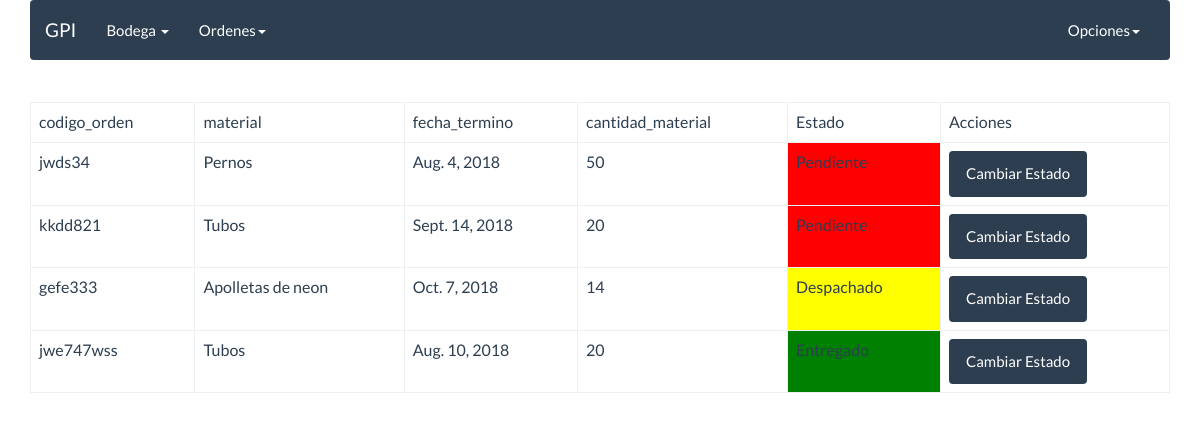
Before: /orden_material_list (signed in) with the older database file.
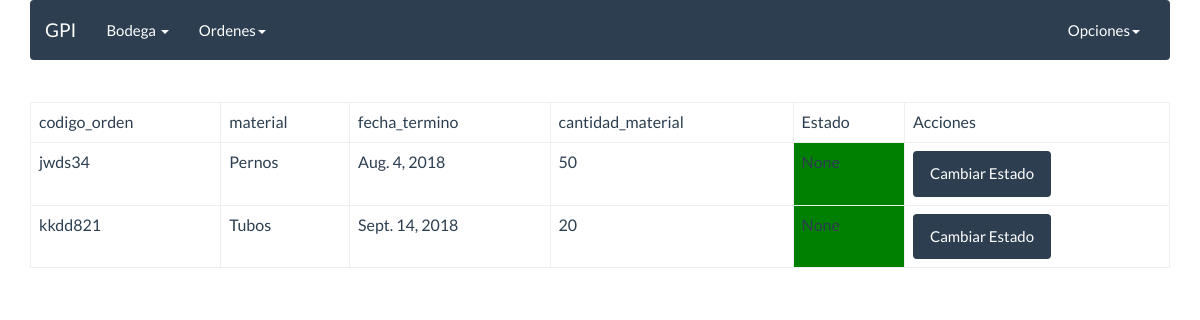
After: the same page with the newer database file.
### Orden/models.py (models this page shows)
class Orden_Material(models.Model):
    codigo_orden = models.CharField(max_length=50,blank=False,null=True)
    material = models.ForeignKey(Material,null=True,blank=True,on_delete=models.CASCADE)
    fecha_termino = models.DateField()
    cantidad_material = models.IntegerField(default=0,blank=False,null=True)
    estado = models.CharField(max_length=50,blank=False,null=True)

### Inventario/models.py (models this page shows)
class Material(models.Model):
    nombre_material = models.CharField(max_length=50,blank=False,null=True)
    codigo = models.CharField(max_length=30,blank=False,null=True)
    cantidad = models.IntegerField(default=0,blank=False,null=False)
    bodega = models.ManyToManyField(Bodega,blank=True)
    def __str__(self):
        return '{}'.format(self.nombre_material)

### Orden/views.py (the view)
# urls.py: url(r'orden_material_list', ordenes_material_list, name='orden_materiales_list'),
def ordenes_material_list(request):
    if not request.user.is_authenticated:
        return HttpResponseRedirect('/?next=%s' % request.path)
    orden_consult = Orden_Material.objects.all()
    cont = {'ordenes_mat': orden_consult}
    return render(request, 'orden/ver_ordenes_materiales.html', cont)

### templates/orden/ver_ordenes_materiales.html (shortened to what this page needs)
{% extends "base/base2.html" %}
{% block content %}
  <table class='table table-bordered'>
    <thead>
      <tr>
        <td>codigo_orden</td>
        <td>material</td>
        <td>fecha_termino</td>
        <td>cantidad_material</td>
        <td>Estado</td>
        <td>Acciones</td>
      </tr>
    </thead>
    <tbody>
      {% if ordenes_mat %}
      {% for orden in ordenes_mat %}
      <tr>
        <td>{{orden.codigo_orden}}</td>
        <td>{{orden.material}}</td>
        <td>{{orden.fecha_termino}}</td>
        <td>{{orden.cantidad_material}}</td>
        {% if orden.estado == "Pendiente" %}
        <td bgcolor="red">{{orden.estado}}</td>
        {% elif orden.estado == "Despachado" %}
        <td bgcolor="yellow">{{orden.estado}}</td>
        {% else %}
        <td bgcolor="green">{{orden.estado}}</td>
        {% endif %}
        <td>
          <a class="btn btn-primary" href="{% url 'editar_estado' orden.id %}">Cambiar Estado</a>
        </td>
      </tr>
      {% endfor %}
      {% else %}
      <h1>No Hay Registros de Ordenes</h1>
      {% endif %}
    </tbody>
  </table>
{% endblock %}

### templates/base/base2.html (shortened to what this page needs)
{% load staticfiles %}
<html lang="es">
<head>
  <link rel="stylesheet" href="{% static 'css/bootstrap.min.css' %}">
</head>
<body>
  <div class="container">
    {% block navbar %}
        <div class="bs-docs-section clearfix">
            <div class="row">
                <div class="col-lg-12">
                    <div class="bs-component">
                     <nav class="navbar navbar-default">
                         <div class="container-fluid">
                            <div class="navbar-header">
                              <a class="navbar-brand" href="/Home">GPI</a>
                            </div>
                           <div class="collapse navbar-collapse" id="bs-example-navbar-collapse-1">
                             <ul class="nav navbar-nav">
                                <li class="dropdown">
                                  <a href="#" class="dropdown-toggle" data-toggle="dropdown" role="button" aria-expanded="false">Bodega <span class="caret"></span></a>
                                </li>
                                 <li class="dropdown">
                                  <a href="#" class="dropdown-toggle" data-toggle="dropdown" role="button" aria-expanded="false">Ordenes<span class="caret"></span></a>
                                 </li>
                             </ul>
                             <ul class="nav navbar-nav navbar-right">
                                 <li class="dropdown">
                                  <a href="#" class="dropdown-toggle" data-toggle="dropdown" role="button" aria-expanded="false">Opciones<span class="caret"></span></a>
                                </li>
                             </ul>
                            </div>
                        </div>
                    </nav>
                </div>
                  </div>
              </div>
          </div>
       {% endblock %}﻿
       {% block content %}{% endblock %}
  </div>
</body>
<html/>

Changed rows visible on the page:
removed Orden_Material: codigo_orden "gefe333", material "Apolletas de neon", fecha_termino "Oct. 7, 2018", cantidad_material "14", estado "Despachado"
removed Orden_Material: codigo_orden "jwe747wss", material "Tubos", fecha_termino "Aug. 10, 2018", cantidad_material "20"
changed Orden_Material "jwds34": estado "Pendiente" → empty (drawn)
changed Orden_Material "kkdd821": estado "Pendiente" → empty (drawn)
